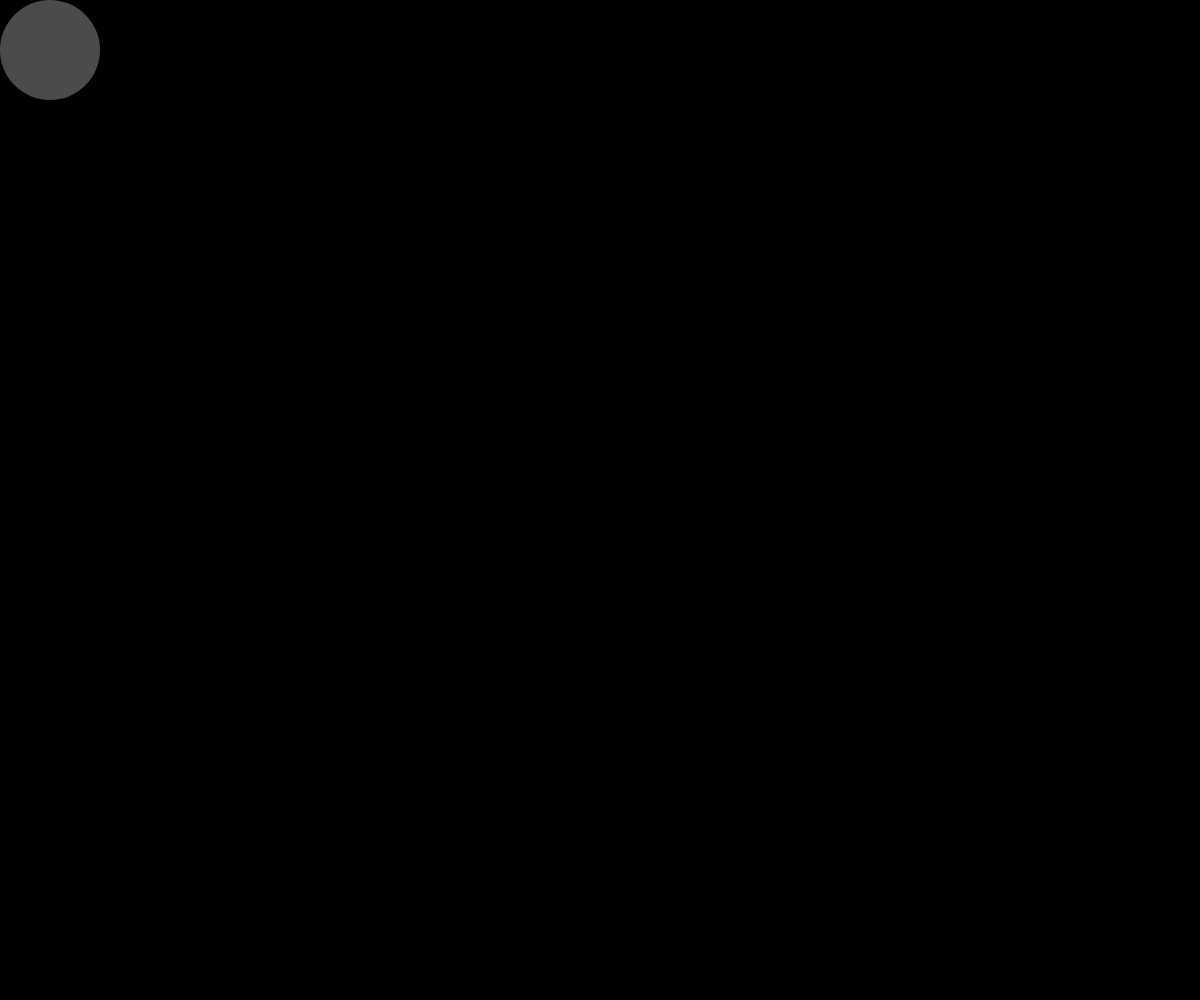
Frame 1 (no input)
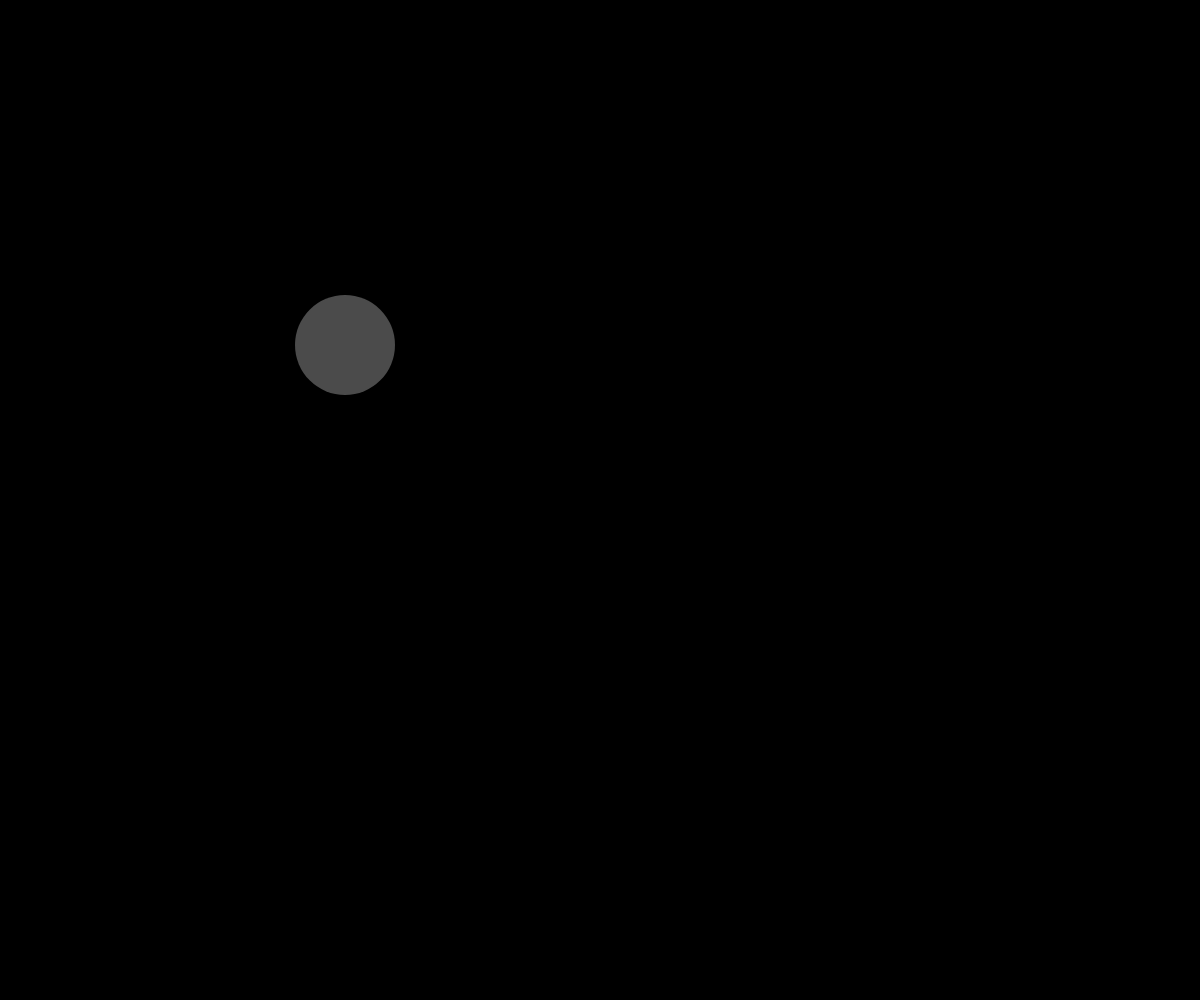
Frame 60 (no input)
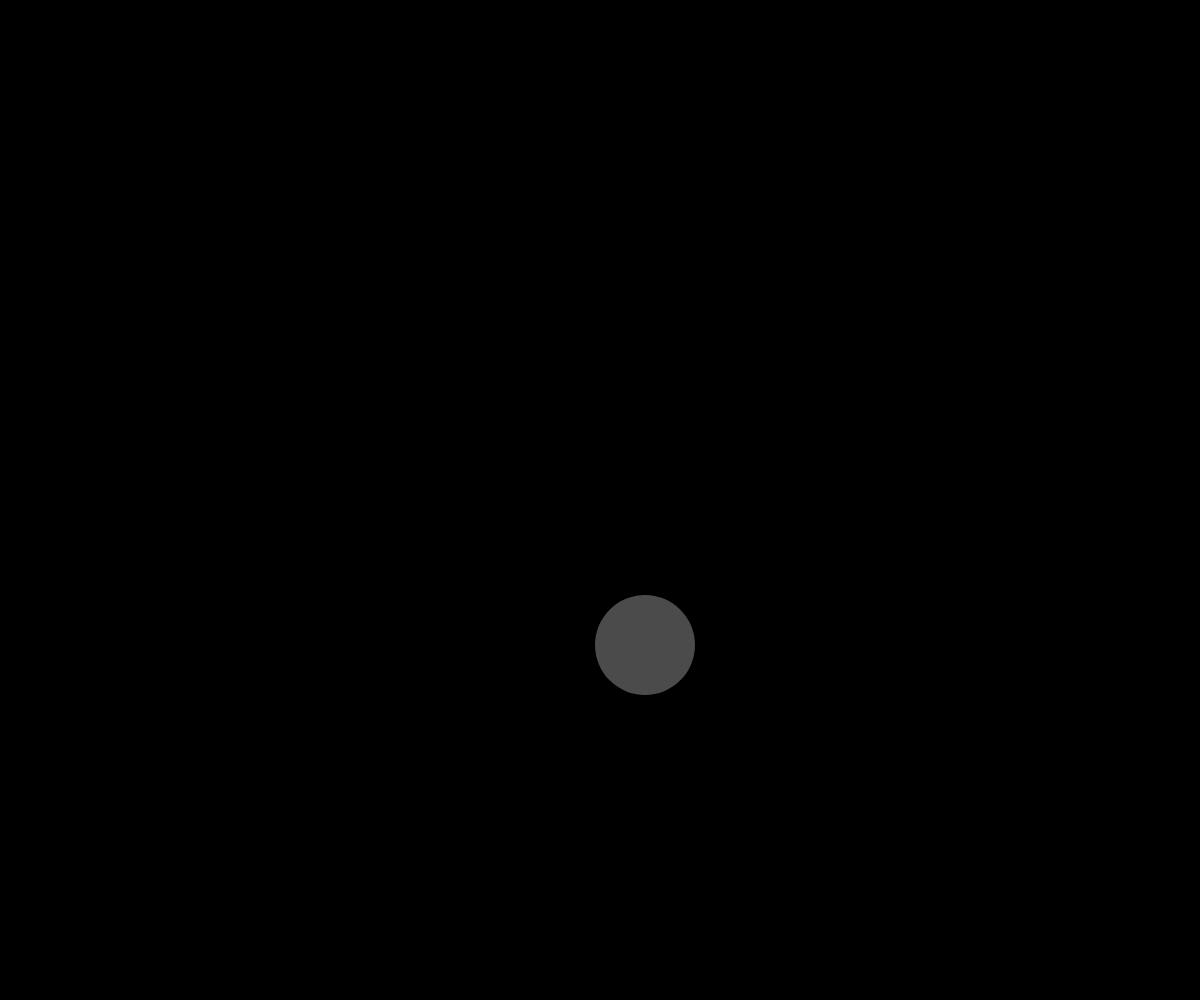
Frame 120 (the mouse pressed at the canvas centre since frame 60)

The p5.js sketch that drew these frames (run headless with seeded random() and noise() and a simulated clock; from frame 60 on, the mouse is pressed at the canvas centre):

// p5.js sketch
// ── sketch.js
//setting the start positions and speed of the ball as well as the background and colour
let x = 50;
let y = 50;
let XIncrement = 5;
let YIncrement = 5;
let size = 100;
let backgroundColour = [0,0,0];
let ballColour = [75,75,75];

function setup() {
  createCanvas(windowWidth, windowHeight);
  frameRate(30);

}

function draw() {
  background(backgroundColour);

  //creates the ball
  noStroke();
  fill(ballColour);
  circle(x,y,size);

  //moves the ball
  moveCircle();
  
  //sets collisions so the ball bounces off of the walls, the ball gets a 
  //negative increment if it hits the bottom or right wall to make it go the right direction
  if (x > width-size/2){
    XIncrement = changeDirectionNegative(XIncrement);
  }
  if (x < size/2){
    XIncrement = random(0,10);
    changeColour();
  }
  

  if (y > height-size/2){
    YIncrement = changeDirectionNegative(YIncrement);
  }

  if (y < size/2){
    YIncrement = random(0,10);
    changeColour();
  }

  }

function moveCircle(){
  //moves the circle in the current increments for x and y
  x += XIncrement;
  y += YIncrement;

}

function changeDirectionNegative(Increment){
  changeColour();
  //makes the chosen increment negative
  Increment = Increment * -1;

  return Increment;

}

//randomly changes the colour of the background and makes the ball slightly 
//lighter than the background
function changeColour(){
  redValue = random(0,256);
  greenValue = random(0,256);
  blueValue = random(0,256);
  backgroundColour = [redValue,greenValue,blueValue];
  redValue += 75
  greenValue += 75
  blueValue += 75
  ballColour = [redValue,greenValue,blueValue]
}
